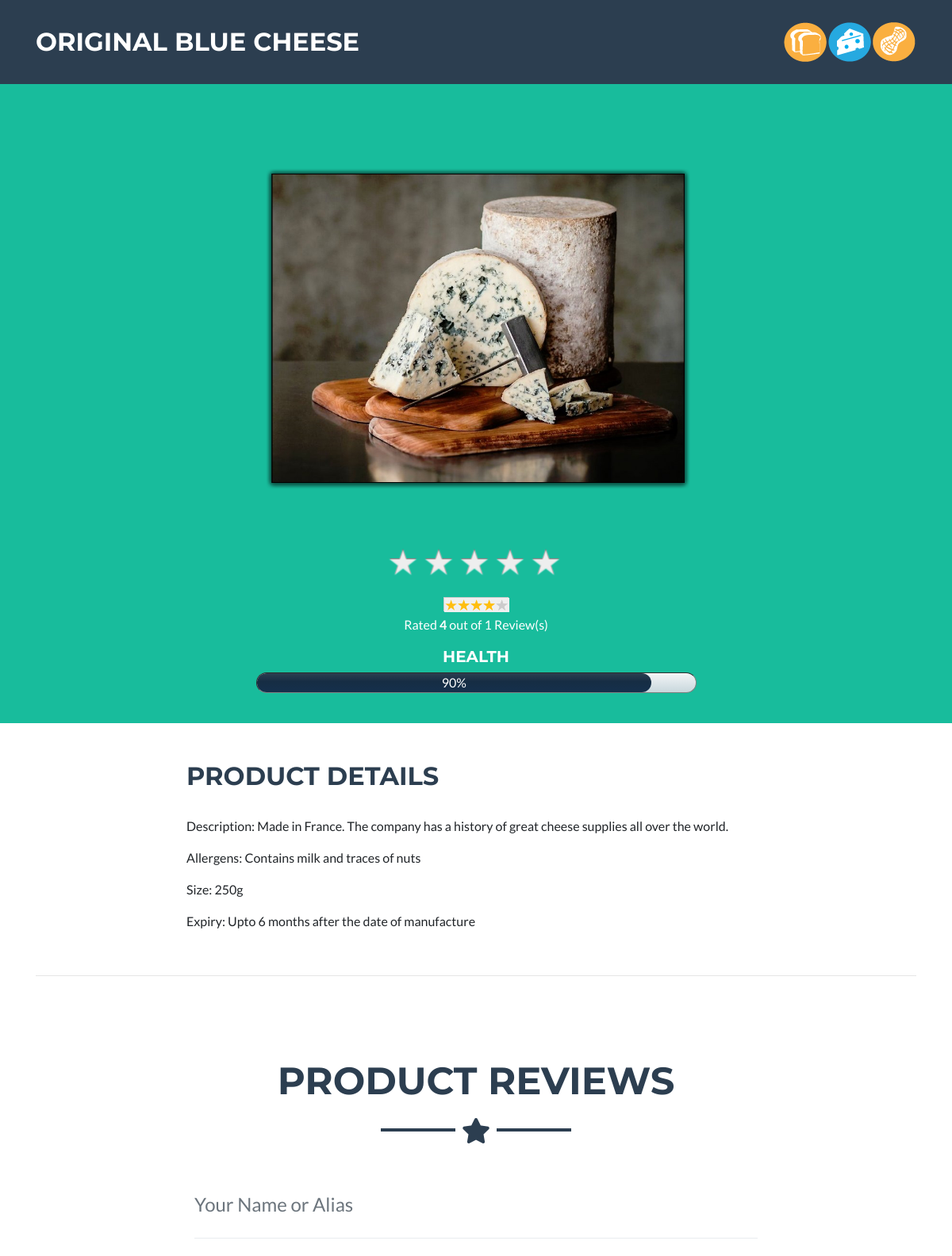
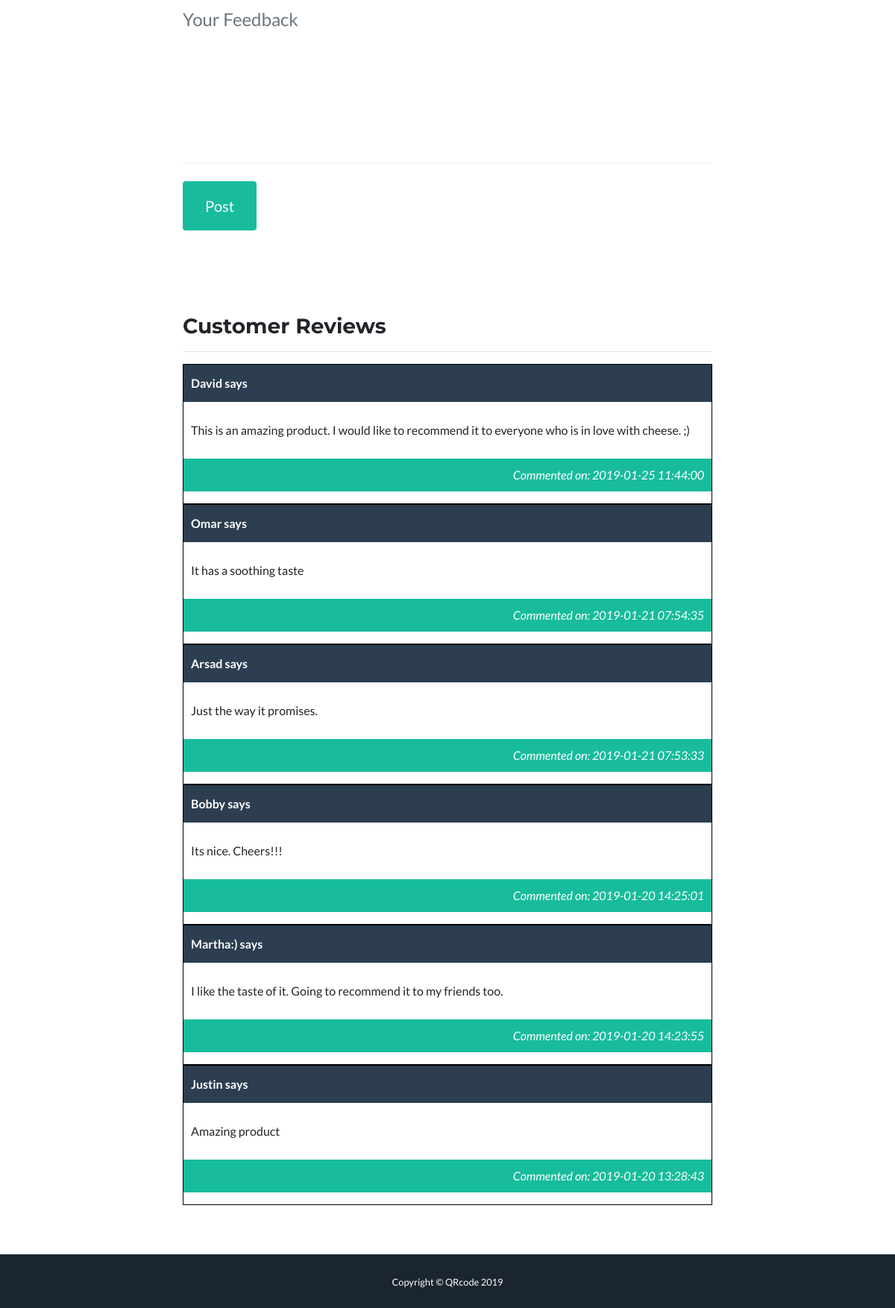
The page / on the database its author committed (2 pictures, top to bottom).
### tables this page shows
CREATE TABLE `items` (
  `id` int(11) NOT NULL,
  `name` varchar(255) NOT NULL,
  `description` text NOT NULL,
  `allergens` text NOT NULL,
  `size` varchar(32) NOT NULL,
  `expiry` varchar(255) NOT NULL,
  `img_url` varchar(55) NOT NULL,
  `health` int(11) NOT NULL
);

CREATE TABLE `comments` (
  `id` int(11) NOT NULL,
  `item_id` int(20) NOT NULL,
  `name` text NOT NULL,
  `comment` text NOT NULL,
  `post_time` timestamp NOT NULL DEFAULT CURRENT_TIMESTAMP
);

### index.php (the view, shortened to what this page needs)
<!DOCTYPE html>
<html lang="en">
  <head>
    <link href="vendor/bootstrap/css/bootstrap.min.css" rel="stylesheet">
    <link href="vendor/fontawesome-free/css/all.min.css" rel="stylesheet" type="text/css">
    <link href="vendor/magnific-popup/magnific-popup.css" rel="stylesheet" type="text/css">
    <link href="css/freelancer.min.css" rel="stylesheet">
    <link type="text/css" rel="stylesheet" href="css/style.css">
    <link type="text/css" rel="stylesheet" href="css/comment_style.css">
    <link type="text/css" rel="stylesheet" href="css/progressbar.css">
  </head>
  <body id="page-top">
  <?php
    include('config.php');
  ?>
    <nav class="navbar navbar-expand-lg bg-secondary fixed-top text-uppercase" id="mainNav">
      <div class="container">
        <a class="navbar-brand js-scroll-trigger" href="#page-top">
          <?php
            $id=1;
            $result = mysqli_query($con, "SELECT name FROM items where id='$id'");
            while($row = mysqli_fetch_assoc($result))
            {
                echo $row['name'];
            }
            ?>
        </a>
        <table id="allergensList">
          <tr>
            <td id="td_gluten"><img src="img/Gluten.png" title="Gluten"></td>
            <td id="td_dairy"><img src="img/Dairy.png" title="Dairy"></td>
            <td id="td_peanuts"><img src="img/Peanuts.png" title="Peanuts"></td>
          </tr>
        </table>
      </div>
    </nav>
    <header class="masthead bg-primary text-white text-center" style="height:57em">
      <div class="container">
        <img id="pr-img" src="img/blue.png" width="50%" height="50%">
            <div class="rate">
              <div id="1" class="btn-1 rate-btn"></div>
                  <div id="2" class="btn-2 rate-btn"></div>
                  <div id="3" class="btn-3 rate-btn"></div>
                  <div id="4" class="btn-4 rate-btn"></div>
                  <div id="5" class="btn-5 rate-btn"></div>
            </div>
            <br>
            <div class="box-result">
              <?php
                  $query = mysqli_query($con,"SELECT * FROM ratings");
                      while($data = mysqli_fetch_assoc($query)){
                            $rate_db[] = $data;
                            $sum_rates[] = $data['rate'];
                        }
                        if(@count($rate_db)){
                            $rate_times = count($rate_db);
                            $sum_rates = array_sum($sum_rates);
                            $rate_value = $sum_rates/$rate_times;
                        }else{
                            $rate_times = 0;
                            $rate_value = 0;
                            $rate_bg = 0;
                        }
                ?>
            <div class="result-container">
                <div class="rate-stars"></div>
            </div>
                <p style="margin:5px 0px; font-size:16px; text-align:center">Rated <strong><?php echo substr($rate_value,0,3); ?></strong> out of <?php echo $rate_times; ?> Review(s)</p>
            </div>
                      <p><h5>HEALTH</h5>
            <div style="text-align: center;">
              <div id="progressbar" style="display: inline-block;"">
                <div id="progress">25%</div>
              </div>
            </div>
          </p>
      </div>
    </header>
          <div class="container" style="padding-top:3em;">
          <div class="row">
            <div class="col-lg-8 mx-auto" style="text-align: center">
                <h2 class="text-left text-uppercase text-secondary mb-0">Product Details</h2>
            </div>
          </div>
        </div>
   <section class="portfolio" id="portfolio" style="padding-top:2em">
    <div class="container">
         <div class="row">
        <div class="col-lg-8 mx-auto">
          <p>Description:
              <?php
                $result = mysqli_query($con, "SELECT description FROM items where id='$id'");
                while($row = mysqli_fetch_assoc($result))
                {
                    echo $row['description'];
                }
            ?>
          </p>
          <p>Allergens:
              <?php
                $result = mysqli_query($con, "SELECT allergens FROM items where id='$id'");
                while($row = mysqli_fetch_assoc($result))
                {
                    echo $row['allergens'];
                }
            ?>
          </p>
          <p>Size:
              <?php
                $result = mysqli_query($con, "SELECT size FROM items where id='$id'");
                while($row = mysqli_fetch_assoc($result))
                {
                    echo $row['size'];
                }
            ?>
          </p>
          <p>Expiry:
              <?php
                $result = mysqli_query($con, "SELECT expiry FROM items where id='$id'");
                while($row = mysqli_fetch_assoc($result))
                {
                    echo $row['expiry'];
                }
            ?>
          </p>
        </div>
   </div><br>
<hr>
     <section id="contact">
        <div class="container">
          <h2 class="text-center text-uppercase text-secondary mb-0">Product Reviews</h2>
          <hr class="star-dark mb-5">
          <div class="row">
            <div class="col-lg-8 mx-auto">
              <form name="sentMessage"  id="contactForm" novalidate="novalidate" onsubmit="return post();">
                <div class="control-group">
                  <div class="form-group floating-label-form-group controls mb-0 pb-2">
                    <input class="form-control" id="name" type="text" placeholder="Your Name or Alias" required="required" data-validation-required-message="Please enter your name.">
                  </div>
                </div>
                  <div class="control-group">
                  <div class="form-group floating-label-form-group controls mb-0 pb-2">
                    <textarea class="form-control" id="message" rows="5" placeholder="Your Feedback" required="required" data-validation-required-message="Please enter a message."></textarea>
                  </div>
                </div>
                <br>
                <div class="form-group">
                  <input type="submit" class="btn btn-primary btn-xl" value="Post" id="sendMessageButton">
                </div>
              </form>
            </div>
          </div>
        </div>
      </section>
        <div class="container">
          <div class="row">
            <div class="col-lg-8 mx-auto">
              <h3>Customer Reviews</h3>
              <hr>
              <div id="all_comments">
              <?php
                include('config.php');
                $comm = mysqli_query($con, "select name,comment,post_time from comments order by post_time desc");
                while($row=mysqli_fetch_array($comm))
                {
                $name=$row['name'];
                $comment=$row['comment'];
                  $time=$row['post_time'];
                ?>
              <div class="comment_div">
                <p class="name"><?php echo $name.' says';?></p>
                  <p class="comment"><?php echo $comment;?></p>
                <p class="time">Commented on: <?php echo $time;?></p>
              </div>
                <?php
                }
                ?>
              </div>
            </div>
          </div>
        </div>
      </section>
    <div class="copyright py-4 text-center text-white">
      <div class="container">
        <small>Copyright &copy; QRcode 2019</small>
      </div>
    </div>
  </body>
</html>

### css/style.css (style rules this page uses)
.rate { width:228px; height: 40px; margin:60px auto; margin-bottom:0px; }
.rate .rate-btn { width: 45px; height:40px; float: left; background: url(rate-btn.png) no-repeat; cursor: pointer; }
.result-container { width: 82px; height: 18px; position: relative; background-color: #ccc; border: #ccc 1px solid; margin:auto; }
.rate-stars { width: 82px; height: 18px; background: url(rate-stars.png) no-repeat; position: absolute; }

### css/comment_style.css (style rules this page uses)
.comment_div { width:100%; border:1px solid black; background-color:white; margin:auto; text-align:left; float; }
.comment_div .name { height:50px; line-height:30px; padding:10px; background-color:#2c3e50; color:white; text-align:left; font-weight: bold; }
.comment_div .comment { padding:10px; }
.comment_div .time { font-style:italic; padding:10px; background-color:#18bc9c; color:white; text-align:right; }

### css/progressbar.css (style rules this page uses)
#progressbar { width:50%; height:1.64em; text-align: center; border-radius:30px; border: 1px inset grey; background: #f2f5f6; background: -moz-linear-gradient(top, #f2f5f6 0%, #e3eaed 37%, #c8d7dc 100%); background: -webkit-linear-gradient(top, #f2f5f6 0%,#e3eaed 37%,#c8d7dc 100%); background: linear-gradient(to bottom, #f2f5f6 0%,#e3eaed 37%,#c8d7dc 100%); filter: progid:DXImageTransform.Microsoft.gradient( startColorstr='#f2f5f6', endColorstr='#c8d7dc',GradientType=0 ); }
.progress-high { height:1.5em; border-radius:30px; background: #2c3e50; background: -moz-linear-gradient(top, #2c3e50 0%, #162d44 44%, #15304c 100%); background: -webkit-linear-gradient(top, #2c3e50 0%,#162d44 44%,#15304c 100%); background: linear-gradient(to bottom, #2c3e50 0%,#162d44 44%,#15304c 100%); filter: progid:DXImageTransform.Microsoft.gradient( startColorstr='#2c3e50', endColorstr='#15304c',GradientType=0 ); }

### rows shown on the page
items: name "ORIGINAL BLUE CHEESE", description "Made in France. The company has a history of great cheese supplies all over the world.", allergens "Contains milk and traces of nuts", size "250g", expiry "Upto 6 months after the date of manufacture"
comments: name "David", comment "This is an amazing product. I would like to recommend it to everyone who is in love with cheese. ;)", post_time "2019-01-25 11:44:00"
comments: name "Omar", comment "It has a soothing taste", post_time "2019-01-21 07:54:35"
comments: name "Arsad", comment "Just the way it promises.", post_time "2019-01-21 07:53:33"
comments: name "Bobby", comment "Its nice. Cheers!!!", post_time "2019-01-20 14:25:01"
comments: name "Martha:)", comment "I like the taste of it. Going to recommend it to my friends too.", post_time "2019-01-20 14:23:55"
comments: name "Justin", comment "Amazing product", post_time "2019-01-20 13:28:43"

### other values the page prints
substr($rate_value,0,3) "4"
$rate_times "1"
